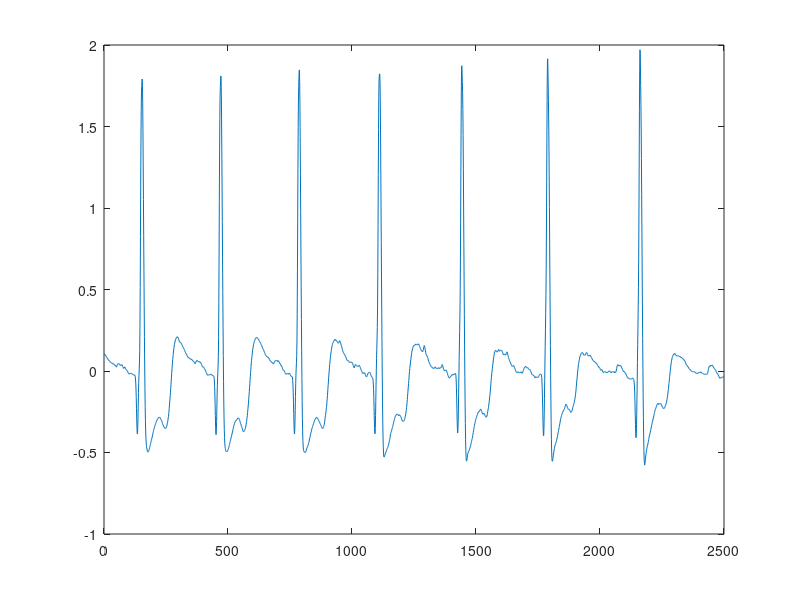
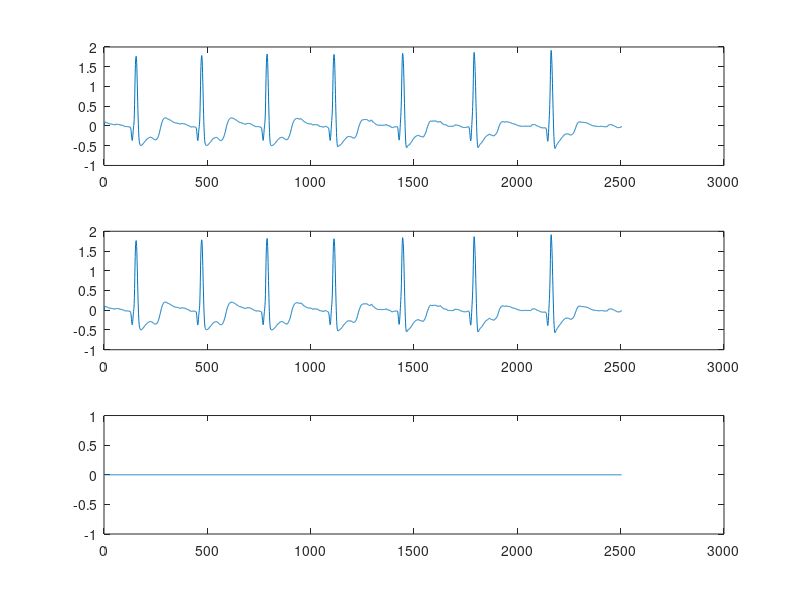

These figures' MATLAB source, in order:
%% 데이터 불러오기 그려보기
clear all; close all; clc;

load data;

figure;
plot(data);


%% conv 구현
clear all; close all; clc;

load data;

h = [0.1, 0.2, 0.4, 0.2, 0.1];

buffer = zeros(length(h), 1);

re_data = [];
re_data = [data; zeros(length(h)-1, 1)];

result_conv = zeros(length(re_data), 1);

for k=1:1:length(re_data)
    
    for j=1:1:length(buffer)-1
        buffer(j) = buffer(j+1);
    end
    buffer(end) = re_data(k);
    
    outval = 0;
    for j=1:1:length(buffer)
        outval = outval+buffer(j)*h(j);
    end
    
    result_conv(k) = outval;
end

convECG = conv(h, data);

figure;
subplot(311); plot(convECG);
subplot(312); plot(result_conv);
subplot(313); plot(convECG-result_conv);

%% funtion만들기
